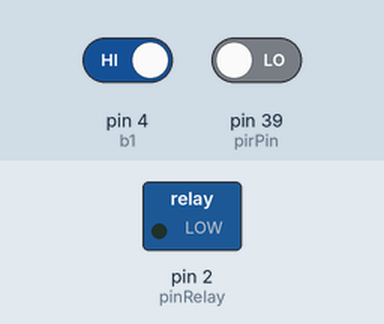
This sketch was run on a simulated Arduino Mega 2560, built with avr-gcc and run on an emulated ATmega2560. Parts: switched loads named in the sketch (green lamp = pin HIGH). Inputs (shaded band) come from the test bench; at power-on: pin 4 (b1) HIGH, pin 39 (pirPin) LOW.

Above: at 1.2 s.
1.3 s: pin 4 (b1) driven LOW
At 2.4 s:
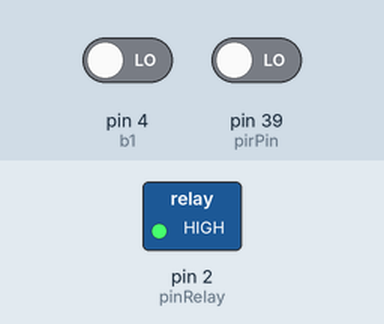
2.8 s: pin 4 (b1) driven HIGH
At 3.5 s:
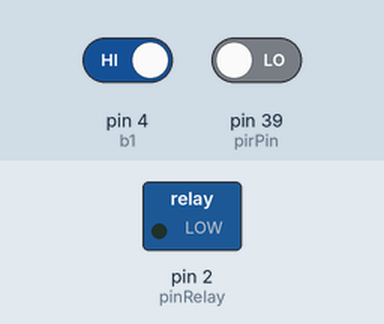
4.3 s: pin 39 (pirPin) driven HIGH
At 4.6 s:
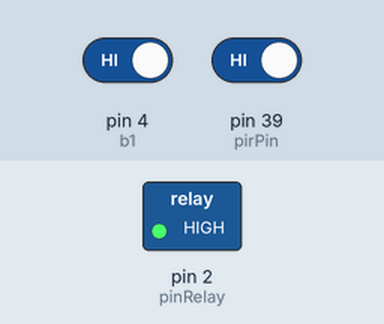
Timing chart, 0 to 7.3 s (numbered marks = the images above; inputs shaded):
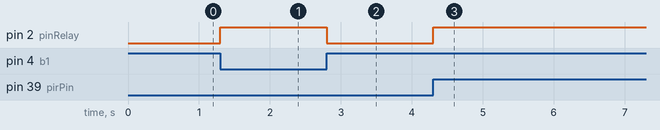

Measured:
- after the input at 1.3 s, pin 2 (pinRelay): LOW → HIGH at once
- after the input at 2.8 s, pin 2 (pinRelay): HIGH → LOW at once
- after the input at 4.3 s, pin 2 (pinRelay): LOW → HIGH at once

The sketch:

ex6.ino
```cpp
//DIRETIVAS
#define pinRelay 2
#define pirPin 39
#define b1 4

void setup() {
  // put your setup code here, to run once:
  Serial.begin(115200);
  pinMode(pinRelay, OUTPUT);
  pinMode(pirPin, INPUT);
  pinMode(b1, INPUT);
}

void loop() {
  // put your main code here, to run repeatedly:
  //digitalWrite(pinRelay, HIGH);
  //delay(1000); // this speeds up the simulation

  if(digitalRead(pirPin) || !digitalRead(b1)){
    digitalWrite(pinRelay, HIGH);
  }else{
    digitalWrite(pinRelay, LOW);
  }
}
```
